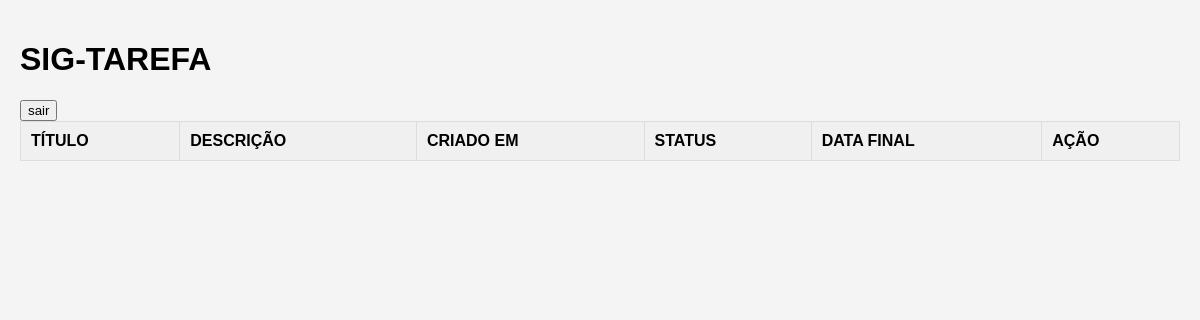
The app's page / (signed in), older data.
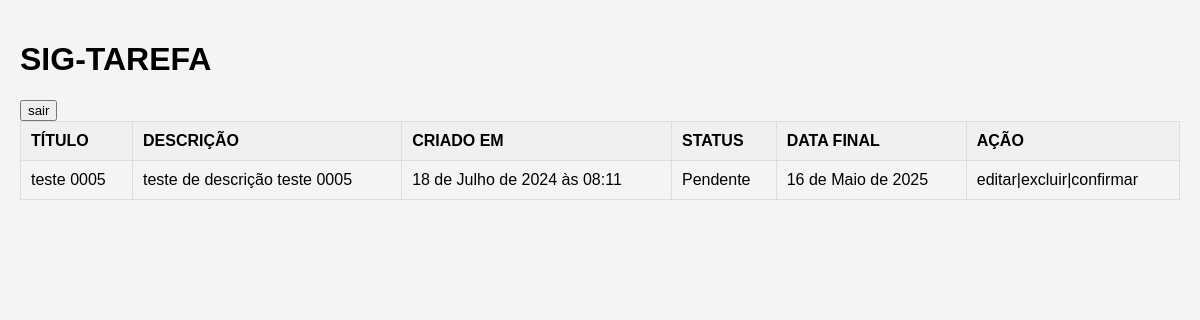
The same page, newer data.
### tarefa/models.py (models this page shows, shortened)
class Tarefa(models.Model):
    usuario = models.ForeignKey(User,on_delete=models.CASCADE)
    titulo = models .CharField(max_length = 55)
    descricao = models.TextField()
    created_at = models.DateTimeField(auto_now_add=True)
    finished_at = models.DateField()
    status = models.BooleanField(default = False)

### tarefa/views.py (the view)
# urls.py: path('',views.homepage,name ='homepage'),
@login_required
def homepage(request):
    tarefa = Tarefa.objects.filter(usuario = request.user)
    return render(request,'homepage.html',{"contexto":tarefa})

### tarefa/templates/homepage.html (shortened to what this page needs)
{% load static %}
<!DOCTYPE html>
<html lang="pt-br">
<head>
    <link rel="stylesheet" href="{% static 'css/home.css' %}">
</head>
<body>
    <h1>SIG-TAREFA</h1>
    <form action="{% url 'logout' %}" method="post">
        <input type="submit" value="sair">
    </form>
    <table>
      <thead>
        <tr>
            <th>TÍTULO</th>
            <th>DESCRIÇÃO</th>
            <th>CRIADO EM </th>
            <th>STATUS</th>
            <th>DATA FINAL</th>
            <th>AÇÃO</th>
        </tr>
      </thead>
      <tbody>
        {% for tarefa in contexto %}
        <tr>
            <td>{{ tarefa.titulo }}</td>
            <td>{{ tarefa.descricao }}</td>
            <td>{{ tarefa.created_at }}</td>
            {% if not tarefa.status %}
            <td>Pendente</td>
            {% else %}
            <td>Concluido</td>
            {% endif %}
            <td>{{ tarefa.finished_at }}</td>
            <td>editar|excluir|confirmar</td>
        </tr>
        {% endfor %}
      </tbody>
    </table>
</body>
</html>

Row changes from the older to the newer data that the page shows:
added Tarefa: titulo "teste 0005", descricao "teste de descrição teste 0005", created_at "18 de Julho de 2024 às 08:11", status "Pendente", finished_at "16 de Maio de 2025"
